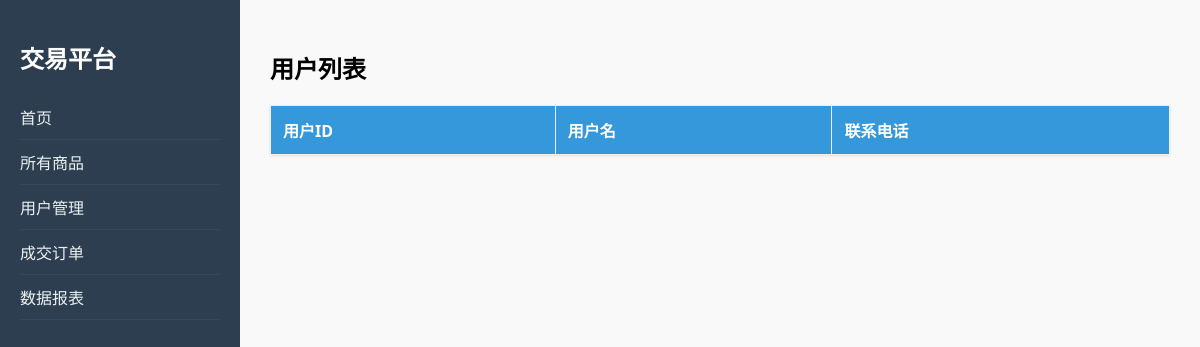
/users, run on an earlier commit of the app's database.
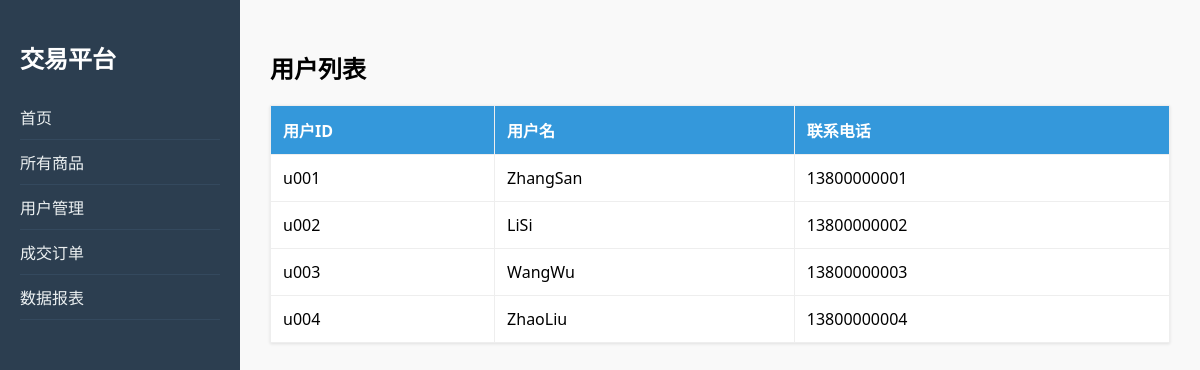
And on a later commit of the database.
### tables this page shows
CREATE TABLE User (
        user_id TEXT PRIMARY KEY,
        user_name TEXT NOT NULL,
        phone TEXT
    );

### app.py (the view)
@app.route('/users')
def list_users():
    conn = get_db_connection()
    users = conn.execute("SELECT * FROM User").fetchall()
    conn.close()
    return render_template('users.html', users=users)

### app.py (called while the page is built)
def get_db_connection():
    conn = sqlite3.connect(DB_PATH)
    conn.row_factory = lambda cursor, row: dict(zip([col[0] for col in cursor.description], row))
    return conn

### templates/users.html
{% extends "layout.html" %}
{% block content %}
<h2>用户列表</h2>
<table>
    <tr>
        <th>用户ID</th>
        <th>用户名</th>
        <th>联系电话</th>
    </tr>
    {% for user in users %}
    <tr>
        <td>{{ user.user_id }}</td>
        <td>{{ user.user_name }}</td>
        <td>{{ user.phone }}</td>
    </tr>
    {% endfor %}
</table>
{% endblock %}

What changed in the data, as far as the page shows it:
added User: user_id "u001", user_name "ZhangSan", phone "13800000001"
added User: user_id "u002", user_name "LiSi", phone "13800000002"
added User: user_id "u003", user_name "WangWu", phone "13800000003"
added User: user_id "u004", user_name "ZhaoLiu", phone "13800000004"
